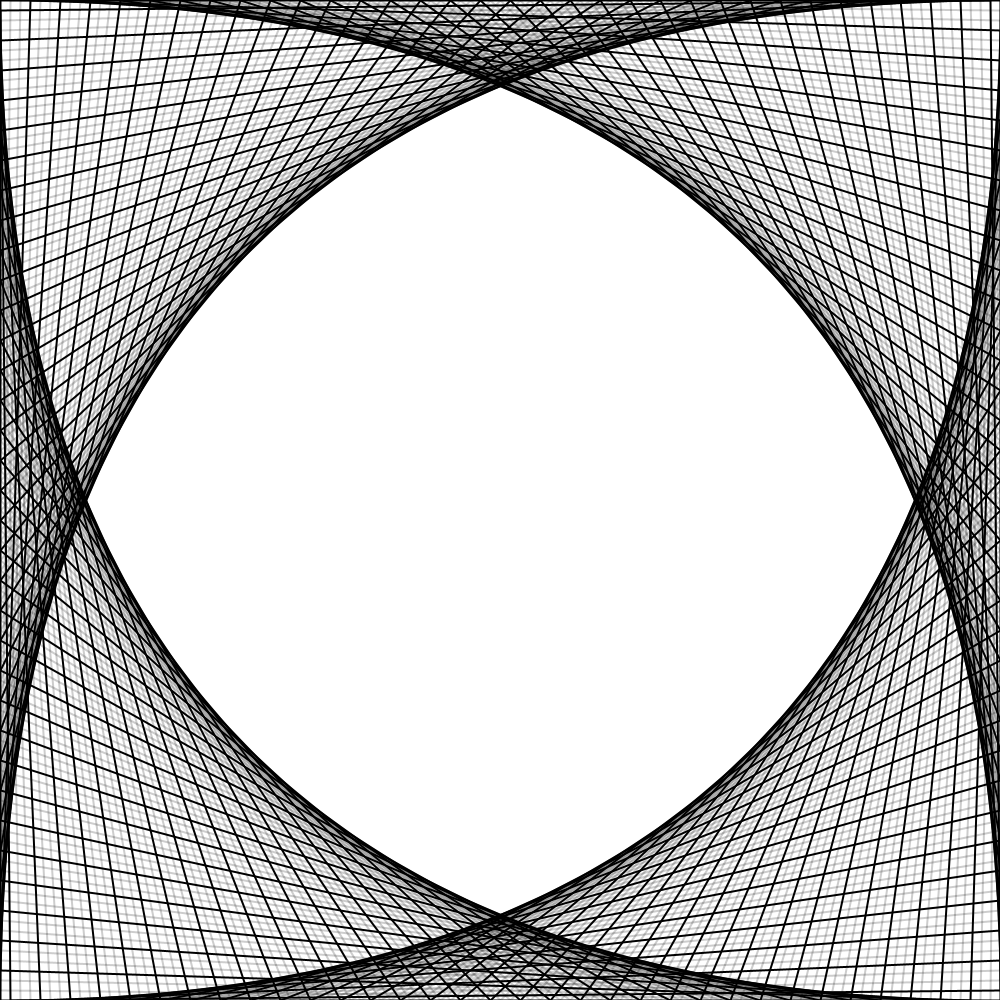
Frame 1 (no input)
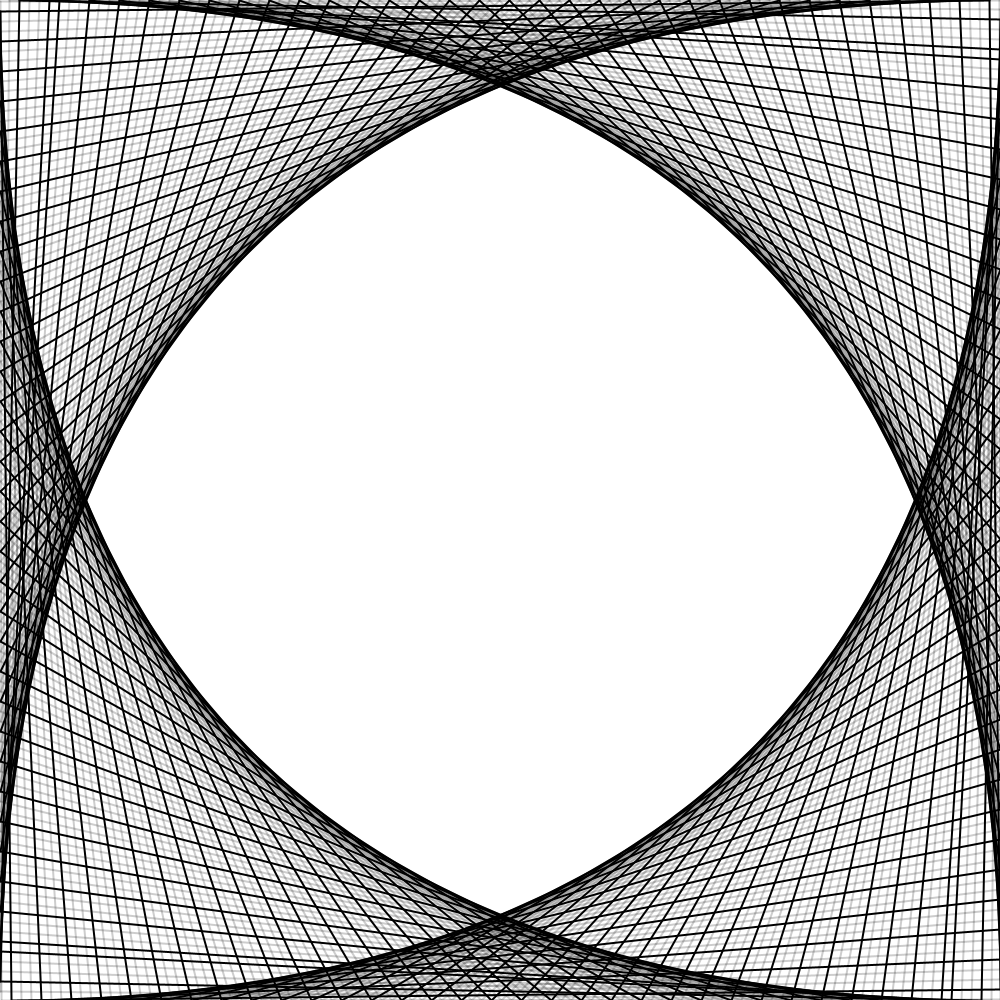
Frame 60 (the mouse pressed at the canvas centre just before this capture)
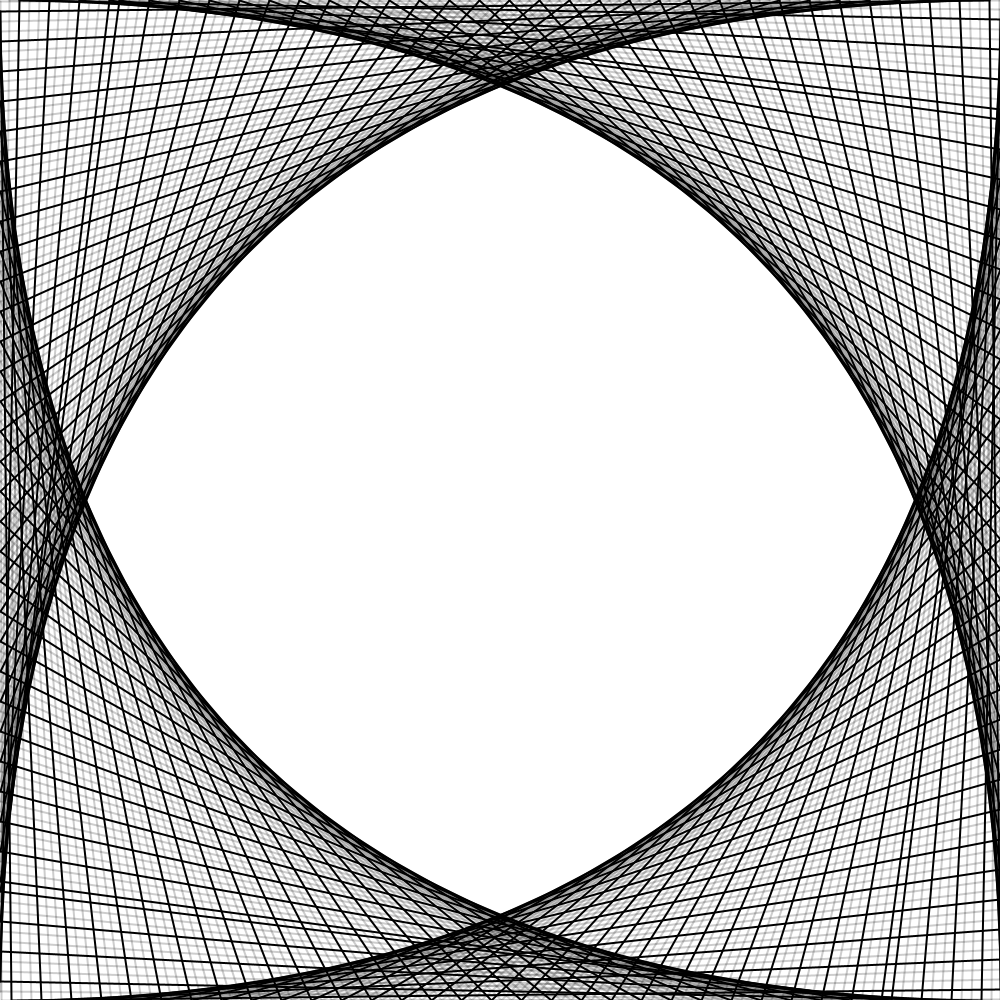
Frame 120 (the mouse held since frame 60 and released just before this capture)

The Processing sketch that drew these frames (run headless with seeded random() and noise(); from frame 60 on, the mouse is pressed at the canvas centre):

// Processing sketch: Extra2
// ── Extra2.pde
int frame = 0;
int spaceBetweenLines = 10;

void setup()
{
  size(1000, 1000);
}

void draw()
{
    //Clear background
  background(255, 255, 255);
  stroke(0, 255, 0);
  strokeWeight(2);

    //Draw our scan lines.
  for (int i = 0; i < 1000; i += spaceBetweenLines)
  {
    	if (i % 3 == 0)
  		{
  			stroke (0, 0, 0, 255);
  		}
      	else
		{
			stroke (0, 0, 0, 50);
		}
    line(0, 1000 - (i + frame) % 1000, (i + frame) % 1000, 0);
    line((i + frame) % 1000,0, 1000, (i + frame) % 1000);
    line(1000, (i + frame) % 1000, 1000 - (i + frame) % 1000, 1000);
    line(1000 - (i + frame) % 1000, 1000, 0, 1000 - (i + frame) % 1000);
  }
  frame ++;
}
